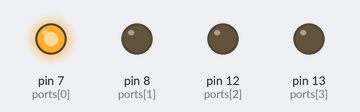
This sketch was run on a simulated Arduino Uno, built with avr-gcc and run on an emulated ATmega328P. On the bench: output pins drawn as LEDs (lit = HIGH).

Above: at 0.15 s.
At 0.75 s:
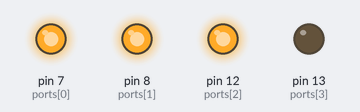
At 1.2 s:
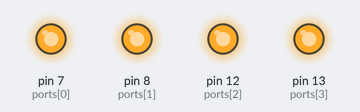
At 3.45 s:
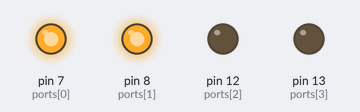
At 5.7 s:
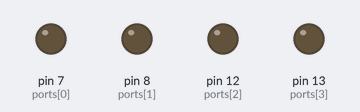
Timing chart, 0 to 6.9 s (numbered marks = the images above):
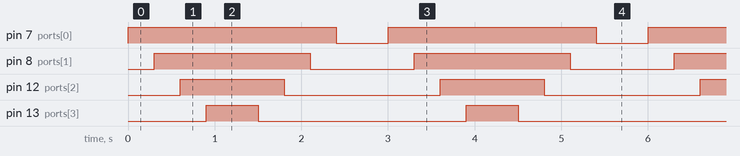

Measured:
- by itself, pin 7 (ports[0]): alternates HIGH for 2.4 s and LOW for 0.60 s
- by itself, pin 8 (ports[1]): alternates HIGH for 1.8 s and LOW for 1.2 s
- by itself, pin 12 (ports[2]): alternates HIGH for 1.2 s and LOW for 1.8 s
- by itself, pin 13 (ports[3]): alternates HIGH for 0.60 s and LOW for 2.4 s

The sketch:

sketch_mar29a.ino
```cpp
static const int ports[] = {7, 8, 12, 13};
static const int portsMaxUsed = sizeof(ports) / sizeof(int);

static int i = 0;
static bool bBegin = true;

void setup()
{

  for(auto i {0}; i < portsMaxUsed; i++)
  {
    pinMode(ports[i], OUTPUT);
  }

}

void loop()
{

  if(bBegin)
  {
    digitalWrite(ports[i], HIGH);
    i++;

    if(i == portsMaxUsed)
    {
      bBegin = false;
    }
  }
  else
  {
    digitalWrite(ports[i], LOW);
    i--;

    if(i == -1)
    {
      bBegin = true;
    }
  }
  delay(300);
}
```
